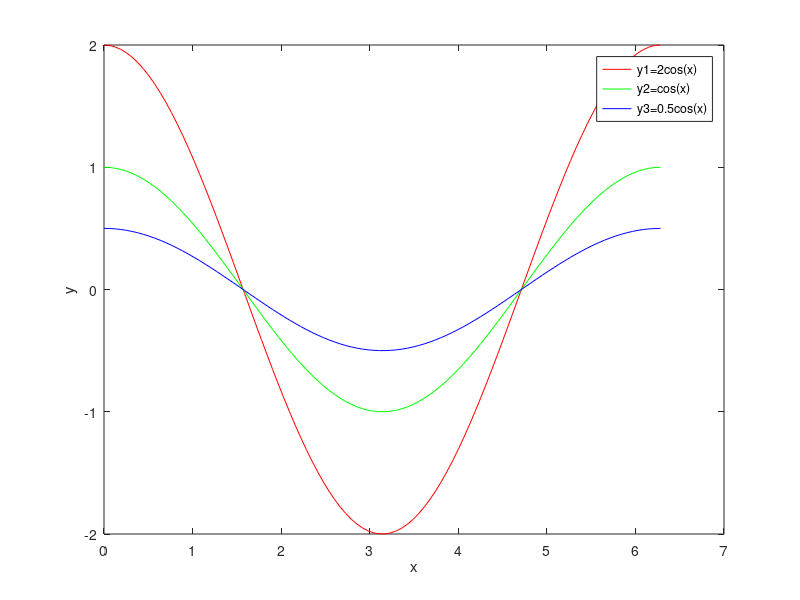

MATLAB code for this plot:
x = linspace(0, 2*pi);
y1 = 2*cos(x);
y2 = cos(x);
y3 = 0.5*cos(x);

plot(x, y1, '-r', x, y2, '-g', x, y3, '-b');
legend('y1=2cos(x)', 'y2=cos(x)', 'y3=0.5cos(x)');
xlabel('x');
ylabel('y');
